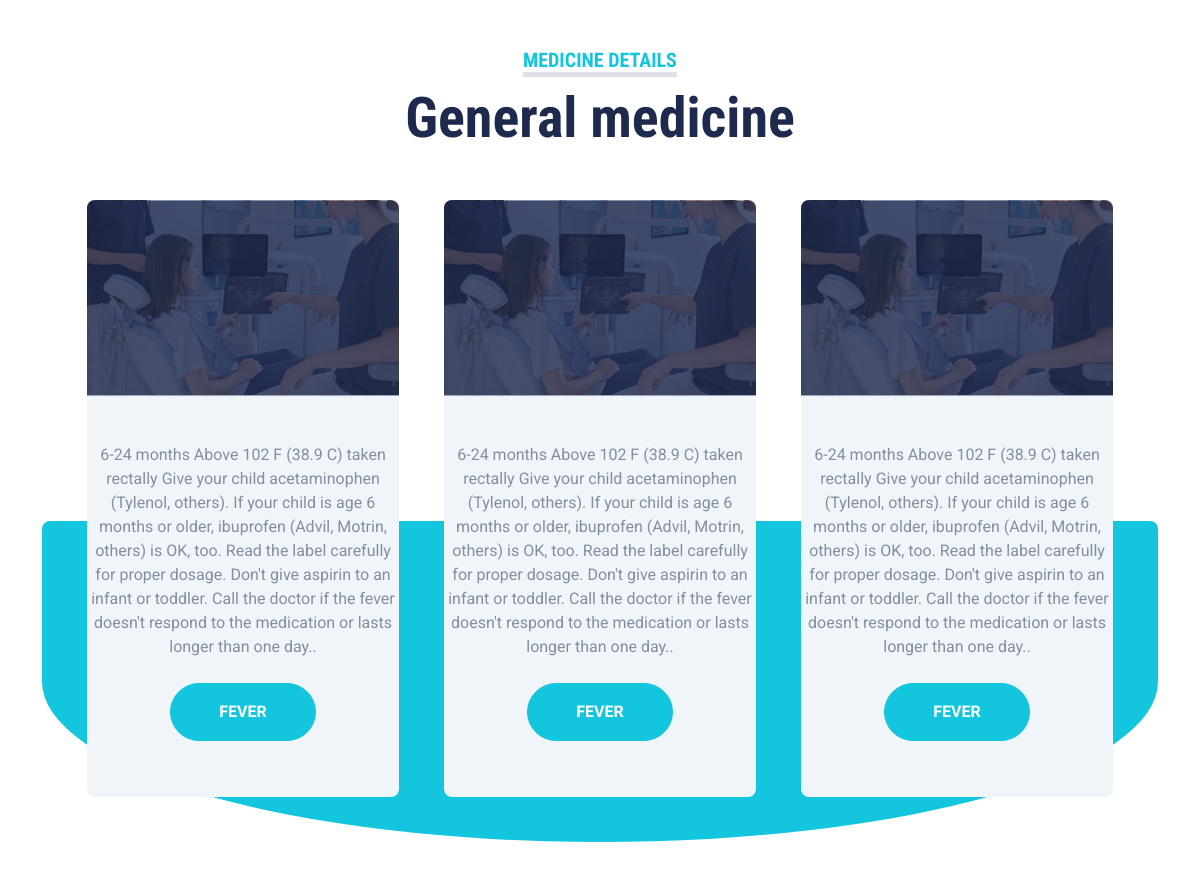
Screenshot of /medicines1 with the database file from the repository.
### pharmacyapp/models.py (models this page shows)
class depadmin(models.Model):
    tittle=models.CharField(max_length=200)
    shortdec=models.CharField(max_length=200)
    detaileddec=models.TextField()
    dec=models.TextField(null=True)

### pharmacyapp/views.py (the view)
# urls.py: path('medicines<int:depadmin_id>',views.medicinepage,name='medicinepage'),
def medicinepage(request,depadmin_id):
    medidetails=depadmin.objects.get(id=depadmin_id)
    return render(request,'medicines.html',{'medidetails':medidetails})

### Templates/medicines.html (shortened to what this page needs)
<!DOCTYPE html>
<html lang="en">
<head>
    <link href="https://cdnjs.cloudflare.com/ajax/libs/font-awesome/5.15.0/css/all.min.css" rel="stylesheet">
    <link href="https://cdn.jsdelivr.net/npm/bootstrap-icons@1.4.1/font/bootstrap-icons.css" rel="stylesheet">
    <link href="static/lib/owlcarousel/assets/owl.carousel.min.css" rel="stylesheet">
    <link href="static/lib/tempusdominus/css/tempusdominus-bootstrap-4.min.css" rel="stylesheet" />
    <link href="static/css/dep/bootstrap.min.css" rel="stylesheet">
    <link href="static/css/dep/style.css" rel="stylesheet">
</head>
<body>
    <div class="container-fluid py-5">
        <div class="container">
            <div class="text-center mx-auto mb-5" style="max-width: 500px;">
                <h5 class="d-inline-block text-primary text-uppercase border-bottom border-5">Medicine Details</h5>
                <h1 class="display-4">{{medidetails.tittle}}</h1>
            </div>
            <div class="owl-carousel price-carousel position-relative" style="padding: 0 45px 45px 45px;">
                <div class="bg-light rounded text-center">
                    <div class="position-relative">
                        <img class="img-fluid rounded-top" src="img/price-1.jpg" alt="">
                        <div class="position-absolute w-100 h-100 top-50 start-50 translate-middle rounded-top d-flex flex-column align-items-center justify-content-center" style="background: rgba(29, 42, 77, .8);">
                        </div>
                    </div>
                    <div class="text-center py-5">
                        <p>{{medidetails.detaileddec}}</p>
                        <a href="" class="btn btn-primary rounded-pill py-3 px-5 my-2">{{medidetails.dec}}</a>
                    </div>
                </div>
            </div>
        </div>
    </div>
</body>
</html>

### static/css/dep/style.css (style rules this page uses)
:root { --primary: #13C5DD; --secondary: #354F8E; --light: #EFF5F9; --dark: #1D2A4D; }
.btn { font-weight: 700; transition: .5s; }
.btn-primary { color: #FFFFFF; }
.price-carousel::after { position: absolute; content: ""; width: 100%; height: 50%; bottom: 0; left: 0; background: var(--primary); border-radius: 8px 8px 50% 50%; z-index: -1; }

### rows the page displays
depadmin: tittle "General medicine", detaileddec "6-24 months Above 102 F (38.9 C) taken rectally Give your child acetaminophen (Tylenol, others). If your child is age 6 months or older, ibuprofen (Advil, Motrin, others) is OK, too. Read the label carefully for proper dosage. Don't give aspirin to an infant or toddler. Call the doctor if the fever doesn't respond to the medication or lasts longer than one day..", dec "FEVER"
